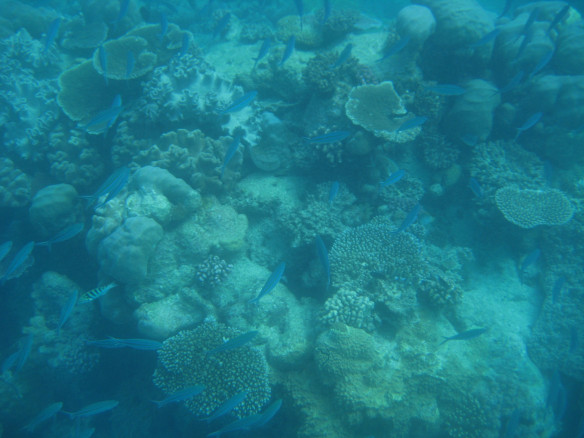
#> input picture Dataset/06.jpg, 584 x 438 px, found by its file name; its folder holds only this picture in this run
$ python main.py
#> lines starting #> are read from the running program, lines starting #| are printed output that depends on the picture
### ICM/global_histogram_stretching.py
import numpy as np


def stretching(img):
    height = len(img)
    width = len(img[0])
    for k in range(0, 3):
        Max_channel  = np.max(img[:,:,k])
        Min_channel  = np.min(img[:,:,k])
        for i in range(height):
            for j in range(width):
                img[i,j,k] = ( img[i,j,k] - Min_channel) * (255) / (Max_channel - Min_channel)
    return img

### ICM/hsvStretching.py
import cv2
from skimage.color import rgb2hsv,hsv2rgb
import numpy as np

from global_Stretching import global_stretching


def  HSVStretching(sceneRadiance):
    height = len(sceneRadiance)
    width = len(sceneRadiance[0])
    img_hsv = rgb2hsv(sceneRadiance)
    h, s, v = cv2.split(img_hsv)
    img_s_stretching = global_stretching(s, height, width)
    img_v_stretching = global_stretching(v, height, width)

    labArray = np.zeros((height, width, 3), 'float64')
    labArray[:, :, 0] = h
    labArray[:, :, 1] = img_s_stretching
    labArray[:, :, 2] = img_v_stretching
    img_rgb = hsv2rgb(labArray) * 255
    return img_rgb

### ICM/global_Stretching.py
import numpy as np

def global_stretching(img_L,height, width):
    I_min = np.min(img_L)
    I_max = np.max(img_L)
    I_mean = np.mean(img_L)

    array_Global_histogram_stretching_L = np.zeros((height, width))
    for i in range(0, height):
        for j in range(0, width):
            p_out = (img_L[i][j] - I_min) * ((1) / (I_max - I_min))
            array_Global_histogram_stretching_L[i][j] = p_out

    return array_Global_histogram_stretching_L

### ICM/sceneRadiance.py
import numpy as np

def sceneRadianceRGB(sceneRadiance):

    sceneRadiance = np.clip(sceneRadiance, 0, 255)
    sceneRadiance = np.uint8(sceneRadiance)
    return sceneRadiance

### ICM/main.py
import os
import numpy as np
import cv2
import natsort
import xlwt
from global_histogram_stretching import stretching
from hsvStretching import HSVStretching
from sceneRadiance import sceneRadianceRGB
from matplotlib import pyplot as plt

np.seterr(over='ignore')
if __name__ == '__main__':
    pass

folder = "G:/Submissions and Materials/Sem-5/Image Processing/Project/Underwater Image Enhancement"   #Path to the folder containing the project

path = folder + "/Dataset"
files = os.listdir(path)
files =  natsort.natsorted(files)

for i in range(len(files)):
    file = files[i]
    filepath = path + "/" + file
    prefix = file.split('.')[0]
    if os.path.isfile(filepath):
        print('********    file   ********',file)
        img = cv2.imread(folder + '/Dataset/' + file)
#> img is the input picture: shape (438, 584, 3); mean B, G, R 137.3, 122, 26.8
        img = stretching(img)
#> in stretching, `height = len(img)`: height = 438
#> in stretching, `width = len(img[0])`: width = 584
#> the loop in stretching, `for k in range(0, 3):` made 3 passes
#> (Max_channel, Min_channel) on passes 1 to 3: (216, 83), (215, 61), (106, 0)
#> after the loop in stretching, `for k in range(0, 3):`:
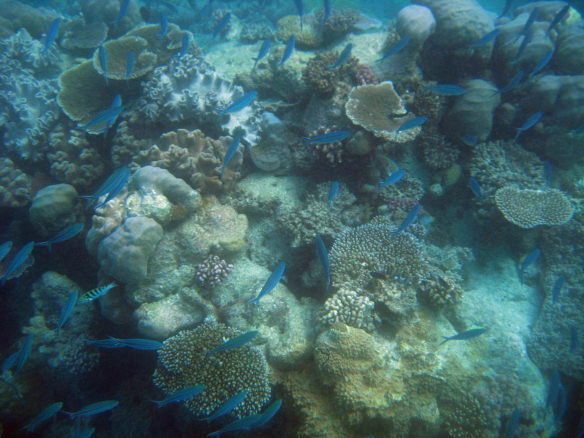
#> img: shape (438, 584, 3); mean B, G, R 103.7, 100.4, 63.9
        sceneRadiance = sceneRadianceRGB(img)
        sceneRadiance = HSVStretching(sceneRadiance)
#> in HSVStretching, `height = len(sceneRadiance)`: height = 438
#> in HSVStretching, `width = len(sceneRadiance[0])`: width = 584
#> in HSVStretching, `img_hsv = rgb2hsv(sceneRadiance)`: img_hsv: shape (438, 584, 3) float64; mean of channels 0, 1, 2 0.174, 0.421, 0.425
#> in HSVStretching, `h, s, v = cv2.split(img_hsv)`:
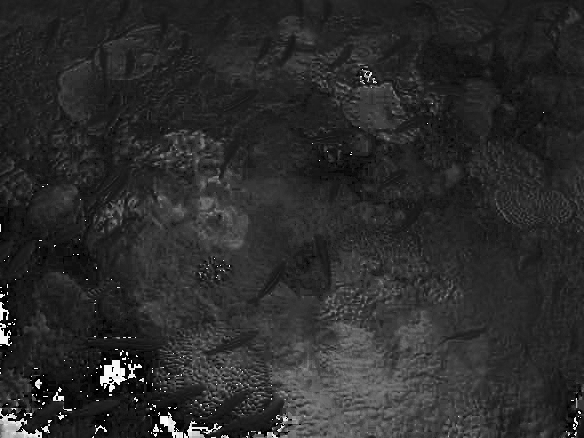
#> h: shape (438, 584) float64; min 0, max 0.995, mean 0.174
#> in HSVStretching, `h, s, v = cv2.split(img_hsv)`:
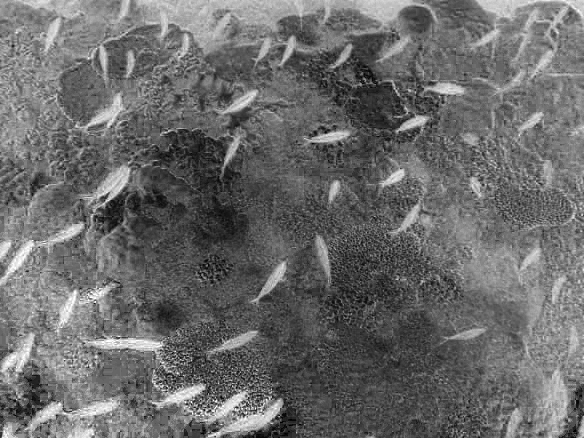
#> s: shape (438, 584) float64; min 0, max 1, mean 0.421
#> in HSVStretching, `h, s, v = cv2.split(img_hsv)`:
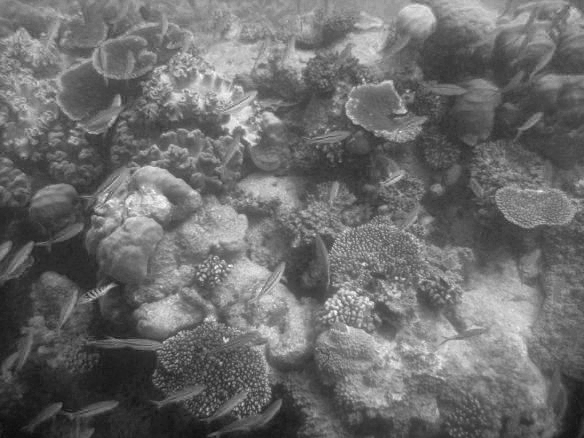
#> v: shape (438, 584) float64; min 0.0353, max 1, mean 0.425
#> in global_stretching, `I_min = np.min(img_L)`: I_min = 0
#> in global_stretching, `I_max = np.max(img_L)`: I_max = 1
#> in global_stretching, `I_mean = np.mean(img_L)`: I_mean = 0.421
#> in HSVStretching, `labArray[:, :, 0] = h`: labArray: shape (438, 584, 3) float64; mean of channels 0, 1, 2 0.174, 0, 0
#> in HSVStretching, `labArray[:, :, 1] = img_s_stretching`: labArray: shape (438, 584, 3) float64; mean of channels 0, 1, 2 0.174, 0.421, 0
#> in HSVStretching, `labArray[:, :, 2] = img_v_stretching`: labArray: shape (438, 584, 3) float64; mean of channels 0, 1, 2 0.174, 0.421, 0.404
#> in HSVStretching, `img_rgb = hsv2rgb(labArray) * 255`:
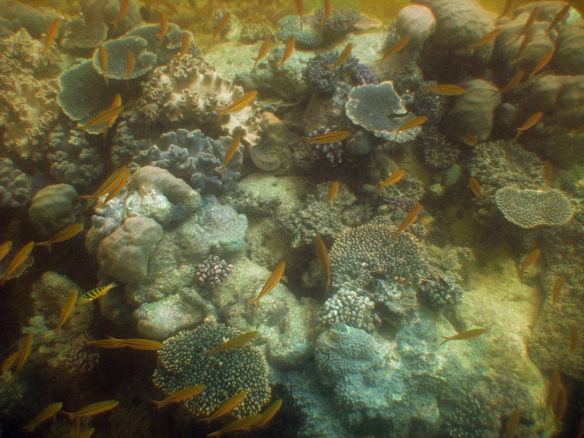
#> img_rgb: shape (438, 584, 3) float64; mean R, G, B 98.5, 95.6, 60.8
        sceneRadiance = sceneRadianceRGB(sceneRadiance)
        cv2.imwrite('OutputImages/' + prefix + '_ICM.jpg', sceneRadiance)

$ run again, on Dataset/12.jpg
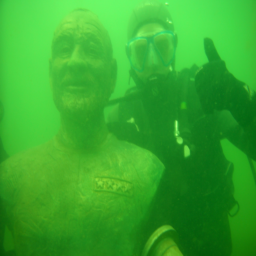
#> input picture Dataset/12.jpg, 256 x 256 px, found by its file name
#> img is the input picture: shape (256, 256, 3); mean B, G, R 44.9, 167.9, 53.4
#> in stretching, `height = len(img)`: height = 256
#> the loop in stretching, `for k in range(0, 3):` made 3 passes
#> (Max_channel, Min_channel) on passes 1 to 3: (152, 2), (255, 77), (170, 0)
#> after the loop in stretching, `for k in range(0, 3):`:
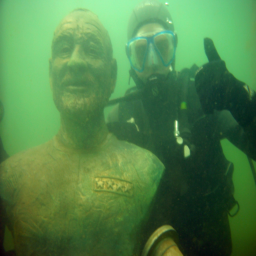
#> img: shape (256, 256, 3); mean B, G, R 72.5, 129.7, 79.8
#> img_hsv: shape (256, 256, 3) float64; mean of channels 0, 1, 2 0.347, 0.52, 0.509
#> I_min = 0
#> I_max = 1
#> I_mean = 0.52
#> in HSVStretching, `img_rgb = hsv2rgb(labArray) * 255`:
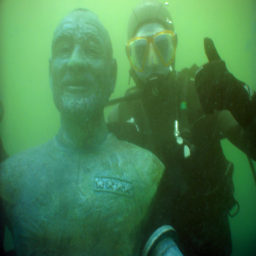
#> img_rgb: shape (256, 256, 3) float64; mean R, G, B 70.6, 126.2, 77.8

$ run again, on Dataset/13.jpg
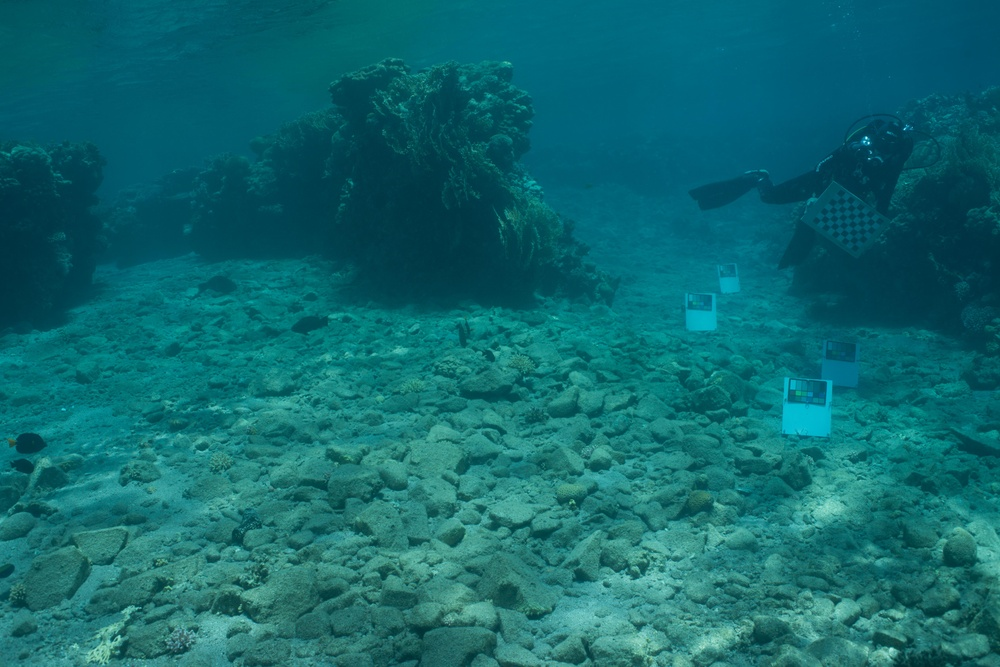
#> input picture Dataset/13.jpg, 1000 x 667 px, shrunk from 5474 x 3653 before the run, found by its file name
#> img is the input picture: shape (667, 1000, 3); mean B, G, R 111, 105, 15
#> in stretching, `height = len(img)`: height = 667
#> in stretching, `width = len(img[0])`: width = 1000
#> the loop in stretching, `for k in range(0, 3):` made 3 passes
#> (Max_channel, Min_channel) on passes 1 to 3: (255, 44), (255, 43), (173, 0)
#> after the loop in stretching, `for k in range(0, 3):`:
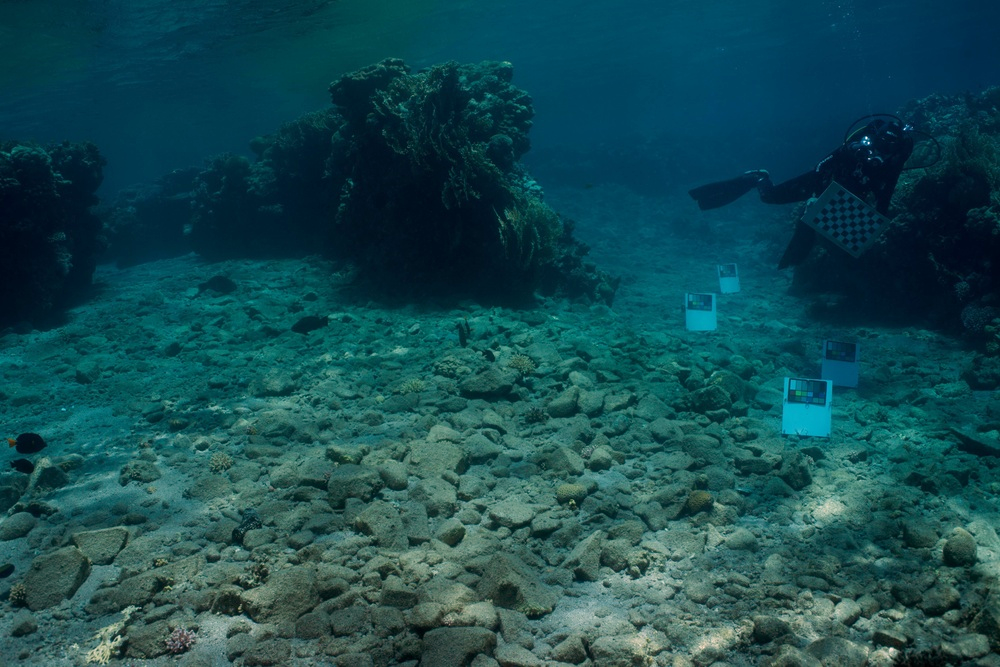
#> img: shape (667, 1000, 3); mean B, G, R 80.5, 74.1, 21.7
#> in HSVStretching, `height = len(sceneRadiance)`: height = 667
#> in HSVStretching, `width = len(sceneRadiance[0])`: width = 1000
#> img_hsv: shape (667, 1000, 3) float64; mean of channels 0, 1, 2 0.157, 0.791, 0.328
#> I_min = 0
#> I_max = 1
#> I_mean = 0.791
#> in HSVStretching, `img_rgb = hsv2rgb(labArray) * 255`:
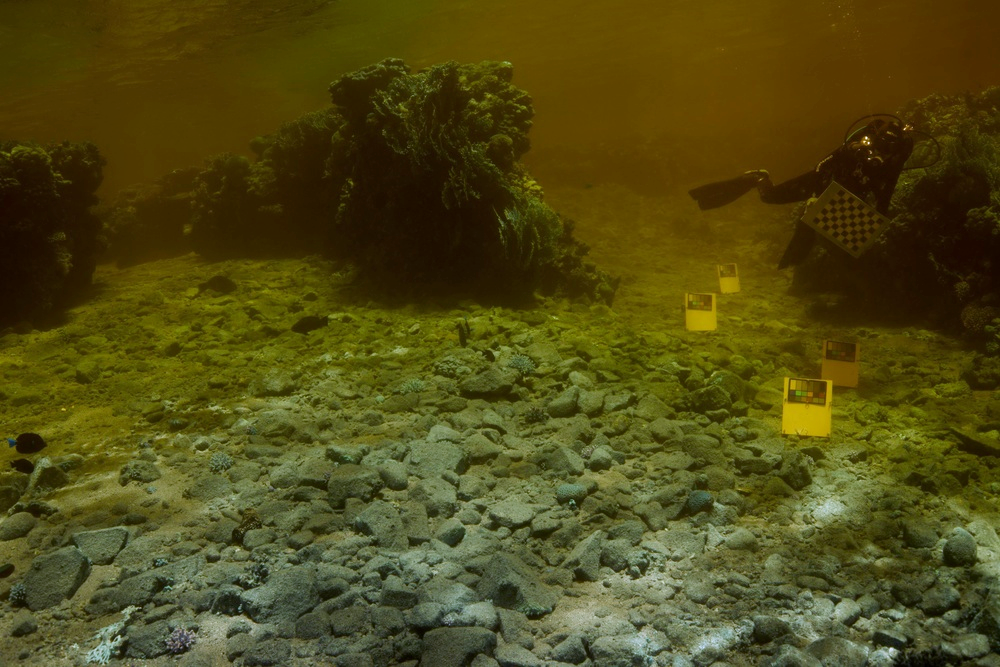
#> img_rgb: shape (667, 1000, 3) float64; mean R, G, B 80.5, 74.1, 21.7

$ run again, on Dataset/14.jpg
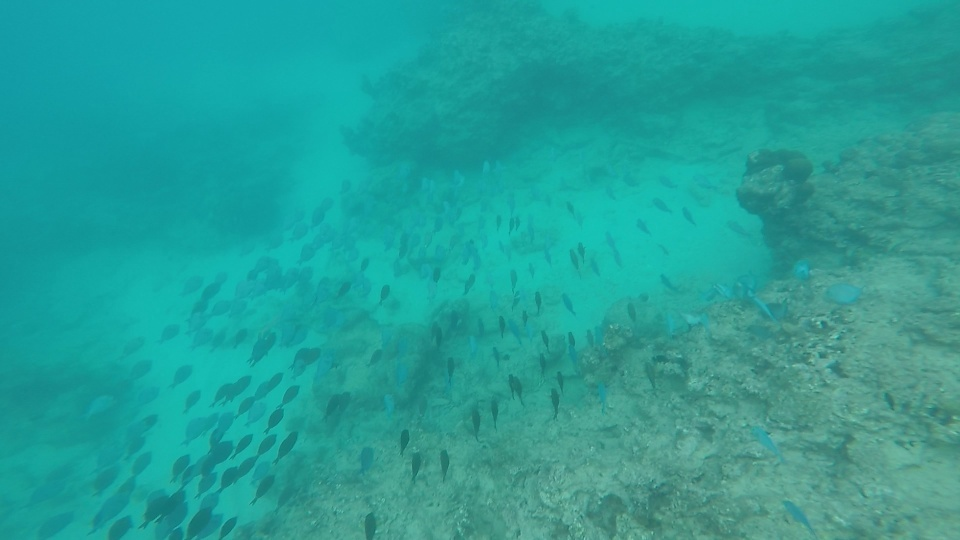
#> input picture Dataset/14.jpg, 960 x 540 px, found by its file name
#> img is the input picture: shape (540, 960, 3); mean B, G, R 152.3, 160, 37
#> in stretching, `height = len(img)`: height = 540
#> in stretching, `width = len(img[0])`: width = 960
#> the loop in stretching, `for k in range(0, 3):` made 3 passes
#> (Max_channel, Min_channel) on passes 1 to 3: (191, 96), (207, 108), (131, 0)
#> after the loop in stretching, `for k in range(0, 3):`:
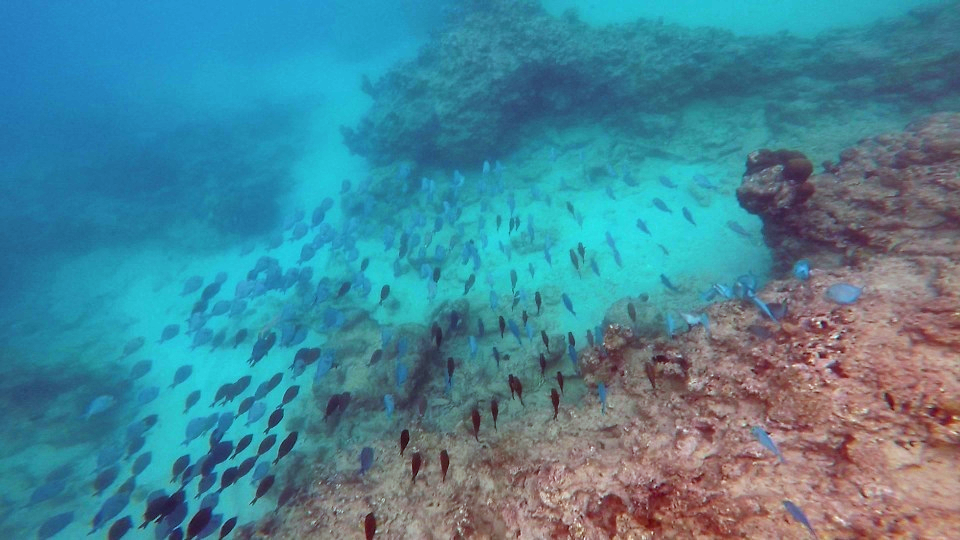
#> img: shape (540, 960, 3); mean B, G, R 150.7, 133.4, 71.4
#> in HSVStretching, `height = len(sceneRadiance)`: height = 540
#> in HSVStretching, `width = len(sceneRadiance[0])`: width = 960
#> img_hsv: shape (540, 960, 3) float64; mean of channels 0, 1, 2 0.269, 0.576, 0.624
#> I_min = 0
#> I_max = 1
#> I_mean = 0.576
#> in HSVStretching, `img_rgb = hsv2rgb(labArray) * 255`:
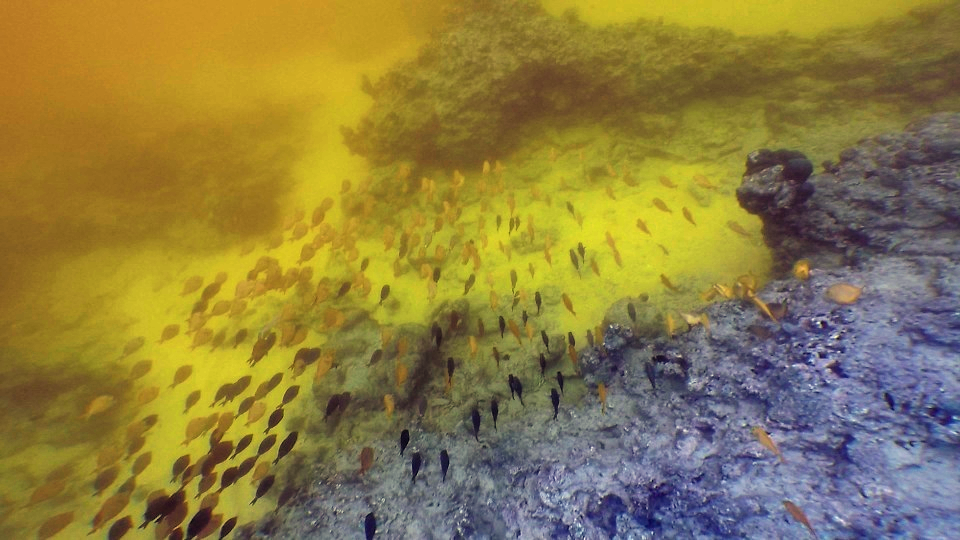
#> img_rgb: shape (540, 960, 3) float64; mean R, G, B 141.8, 125.5, 66.2
